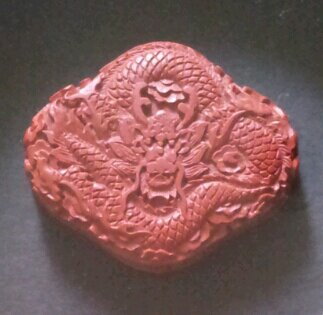
#> input picture 00_システム/03_Assets/Stamps/1397376608486.jpg, 323 x 315 px; its folder holds only this picture in this run
$ python add_stamp.py ../03_Assets/Stamps/1397376608486.jpg out.png
#> lines starting #> are read from the running program, lines starting #| are printed output that depends on the picture
import os
import sys
import random
import argparse
from PIL import Image, ImageFilter

def get_random_stamp(stamps_dir):
    """Get a random stamp image from the stamps directory."""
    valid_extensions = {".png", ".jpg", ".jpeg"}
    stamps = [
        f for f in os.listdir(stamps_dir)
        if os.path.isfile(os.path.join(stamps_dir, f)) and os.path.splitext(f)[1].lower() in valid_extensions
    ]
    if not stamps:
        return None
    return os.path.join(stamps_dir, random.choice(stamps))

def add_watermark(base_image_path, stamp_image_path, output_path, scale_factor=0.2, position="top-left"):
    """
    Overlay the stamp image onto the base image at a corner.

    Args:
        base_image_path: Path to the main generated image
        stamp_image_path: Path to the character stamp image
        output_path: Path to save the composite image
        scale_factor: How large the stamp should be relative to the base image (0.0 to 1.0)
        position: Where to place the stamp ("top-left", "top-right", "bottom-left", "bottom-right")
    """
#> called with base_image_path = '../03_Assets/Stamps/1397376608486.jpg', output_path = 'out.png', scale_factor = 0.2, position = 'top-left'
    try:
        base_img = Image.open(base_image_path).convert("RGBA")
        stamp_img = Image.open(stamp_image_path).convert("RGBA")

        # Crop base image to 16:9 aspect ratio
        target_ratio = 16.0 / 9.0
        base_width, base_height = base_img.size
#> base_width = 323; base_height = 315
        current_ratio = base_width / base_height
#> current_ratio = 1.03

        if current_ratio > target_ratio:
            # Too wide, crop width
            new_width = int(base_height * target_ratio)
            left = (base_width - new_width) // 2
            base_img = base_img.crop((left, 0, left + new_width, base_height))
        elif current_ratio < target_ratio:
            # Too tall, crop height
            new_height = int(base_width / target_ratio)
#> new_height = 181
            top = (base_height - new_height) // 2
#> top = 67
            base_img = base_img.crop((0, top, base_width, top + new_height))
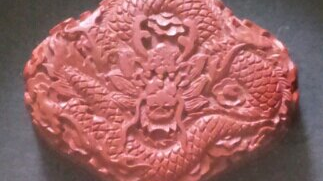
#> base_img: PIL image 323x181 RGBA; mean R, G, B, A 159.3, 101.5, 101.6, 255

        # Re-calculate size after crop
        base_width, base_height = base_img.size
#> base_height = 181

        # Calculate new size for the stamp
        # Scale based on the smaller dimension of the base image
        target_dim = int(min(base_width, base_height) * scale_factor)
#> target_dim = 36

        # Keep aspect ratio of stamp
        stamp_width, stamp_height = stamp_img.size
#> stamp_width = 323; stamp_height = 315
        aspect_ratio = stamp_width / stamp_height
#> aspect_ratio = 1.03

        if stamp_width > stamp_height:
            new_width = target_dim
#> new_width = 36
            new_height = int(target_dim / aspect_ratio)
#> new_height = 35
        else:
            new_height = target_dim
            new_width = int(target_dim * aspect_ratio)

        stamp_img = stamp_img.resize((new_width, new_height), Image.Resampling.LANCZOS)
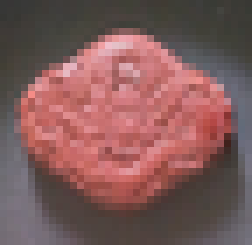
#> stamp_img: PIL image 36x35 RGBA (shown 7 times larger); mean R, G, B, A 128.9, 90.8, 90, 255

        # Determine corner
        margin = int(min(base_width, base_height) * 0.05) # 5% margin
#> margin = 9

        if position == "top-left":
            corner = 0
        elif position == "top-right":
            corner = 1
        elif position == "bottom-left":
            corner = 2
        else: # bottom-right
            corner = 3

        if corner == 0:
            pos = (margin, margin)
#> pos = (9, 9)
        elif corner == 1:
            pos = (base_width - new_width - margin, margin)
        elif corner == 2:
            pos = (margin, base_height - new_height - margin)
        else:
            pos = (base_width - new_width - margin, base_height - new_height - margin)

        # Create a new transparent image the size of the base image
        composite = Image.new("RGBA", base_img.size, (0, 0, 0, 0))
#> composite: PIL image 323x181 RGBA; every value is 0
        composite.paste(base_img, (0, 0))

        # Create a white glow/border to blend the stamp better
        glow = Image.new("RGBA", stamp_img.size, (255, 255, 255, 255))
#> glow: PIL image 36x35 RGBA; every value is 255
        glow.putalpha(stamp_img.split()[-1])
        glow = glow.filter(ImageFilter.GaussianBlur(radius=4))

        # Paste the glow slightly offset and multiple times to make it visible
        composite.paste(glow, pos, mask=glow)
        composite.paste(glow, pos, mask=glow)

        # Use the stamp image as its own mask for transparency
        composite.paste(stamp_img, pos, mask=stamp_img)

        # Convert back to RGB if saving as JPG, otherwise keep RGBA for PNG
        if output_path.lower().endswith(('.jpg', '.jpeg')):
            composite = composite.convert("RGB")
            composite.save(output_path, quality=95)
        else:
            composite.save(output_path)

        print(f"Successfully added stamp to: {output_path}")
        return True

    except Exception as e:
        print(f"Error adding stamp to image: {e}")
        return False

if __name__ == "__main__":
    parser = argparse.ArgumentParser(description="Add a random character stamp to an image.")
    parser.add_argument("input_image", help="Path to the original generated image")
    parser.add_argument("output_image", help="Path to save the stamped image")
    parser.add_argument("--stamps_dir", default=r"C:\Users\杢之助\2nd-Brain\00_システム\03_Assets\Stamps",
                        help="Directory containing the character stamps")
    parser.add_argument("--scale", type=float, default=0.2,
                        help="Scale factor for the stamp (default: 0.2)")
    parser.add_argument("--position", choices=["top-left", "top-right", "bottom-left", "bottom-right"], default="top-left",
                        help="Position of the stamp (default: top-left)")

    args = parser.parse_args()

    if not os.path.exists(args.input_image):
        print(f"Error: Input image not found: {args.input_image}")
        sys.exit(1)

    if not os.path.exists(args.stamps_dir):
        print(f"Error: Stamps directory not found: {args.stamps_dir}")
        sys.exit(1)

    stamp_path = get_random_stamp(args.stamps_dir)
    if not stamp_path:
        print(f"Error: No valid images found in {args.stamps_dir}")
        sys.exit(1)

    print(f"Selected stamp: {stamp_path}")

    # Ensure output directory exists
    os.makedirs(os.path.dirname(os.path.abspath(args.output_image)), exist_ok=True)

    success = add_watermark(args.input_image, stamp_path, args.output_image, args.scale, args.position)
    if not success:
        sys.exit(1)

$ run again, on 00_システム/03_Assets/Stamps/IMG_20190921_191844.jpg
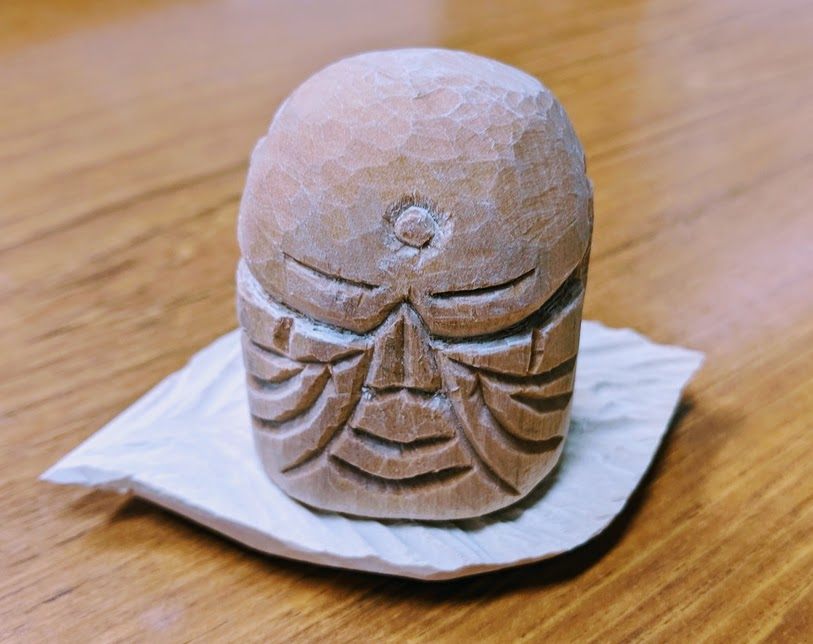
#> input picture 00_システム/03_Assets/Stamps/IMG_20190921_191844.jpg, 813 x 644 px
#> in add_watermark, `base_img = base_img.crop((0, top, base_width, top + new_height))`:
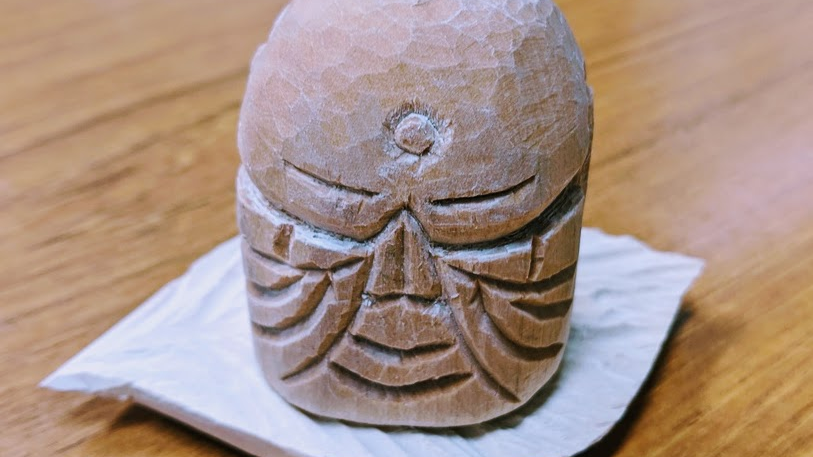
#> base_img: PIL image 813x457 RGBA; mean R, G, B, A 167.2, 144.5, 133.3, 255
#> in add_watermark, `stamp_img = stamp_img.resize((new_width, new_height), Image.Resampling..`:
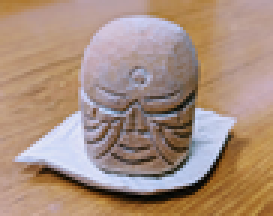
#> stamp_img: PIL image 91x72 RGBA (shown 3 times larger); mean R, G, B, A 167.9, 142.1, 126, 255
#> glow: PIL image 91x72 RGBA; every value is 255

$ run again, on 00_システム/03_Assets/Stamps/1397376847513.jpg
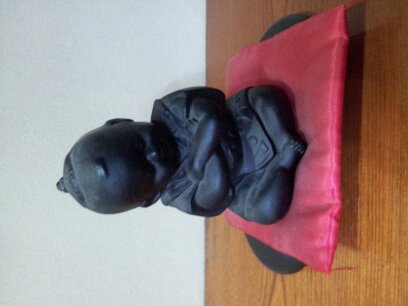
#> input picture 00_システム/03_Assets/Stamps/1397376847513.jpg, 408 x 306 px
#> in add_watermark, `base_img = base_img.crop((0, top, base_width, top + new_height))`:
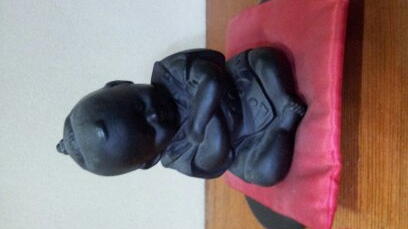
#> base_img: PIL image 408x229 RGBA; mean R, G, B, A 140.4, 118.7, 120.9, 255
#> in add_watermark, `stamp_img = stamp_img.resize((new_width, new_height), Image.Resampling..`:
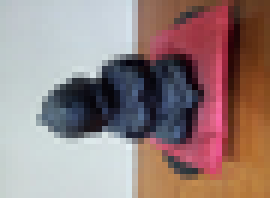
#> stamp_img: PIL image 45x33 RGBA (shown 6 times larger); mean R, G, B, A 149.6, 128.2, 126.4, 255
#> glow: PIL image 45x33 RGBA; every value is 255
